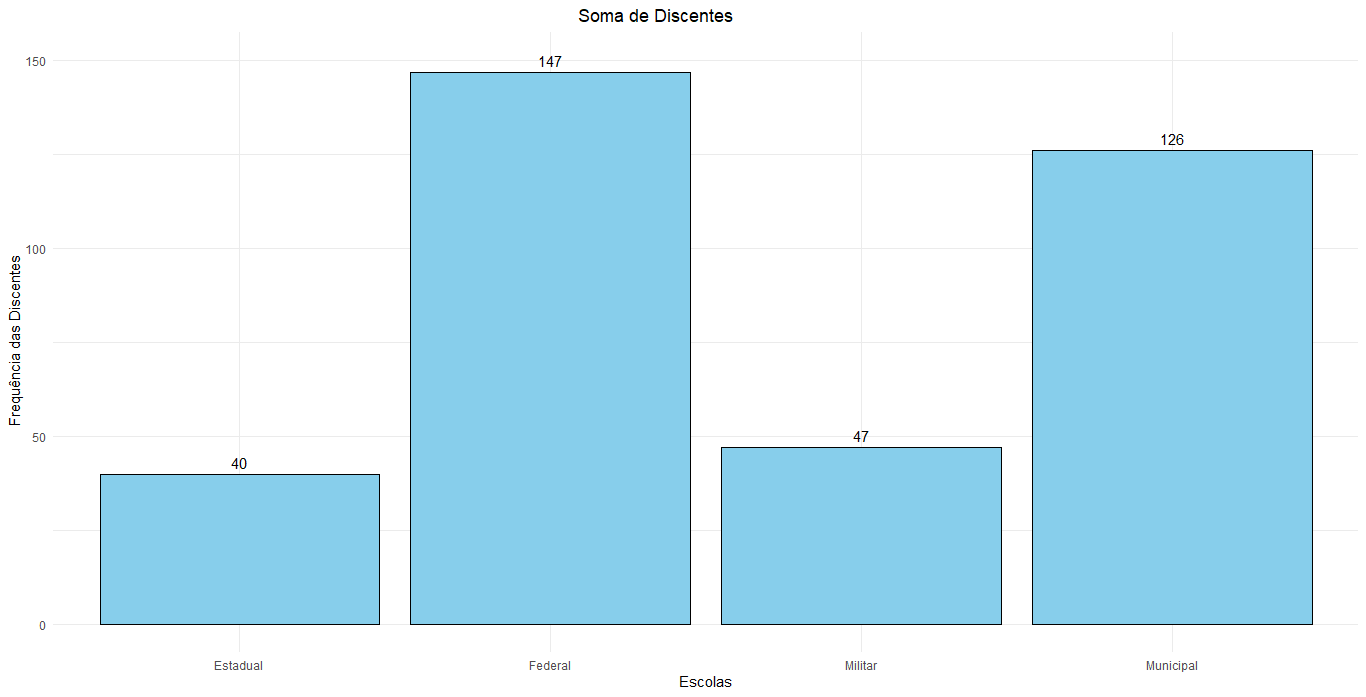

Here is the R script that generated this plot:
install.packages("ggplot2")
library(ggplot2)

# Vetores de exemplo
nomes <- c("Municipal", "Militar", "Federal", "Estadual")
quantidades <- c(126, 47, 147, 40)

# Data frame
df <- data.frame(fruta = nomes, quantidade = quantidades)

# Gráfico com eixo Y fixo até 127
ggplot(df, aes(x = fruta, y = quantidade)) +
  geom_bar(stat = "identity", fill = "skyblue", color = "black") +
  geom_text(aes(label = quantidade), vjust = -0.5, size = 4) +
  labs(title = "                                                                                                         Soma de Discentes               ", x = "Escolas", y = " Frequência das Discentes") +
  scale_y_continuous(limits = c(0, 150)) +
  theme_minimal()
